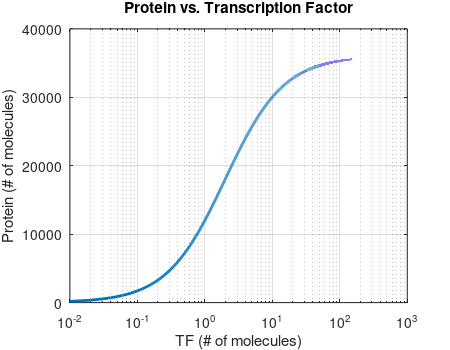

Write the MATLAB code that produced this figure.
%Parameters
p.CN = 17;        % plasmid number  pACYC184 (molecules/cell)
p.d1 = log(2)/3;  % mRNA degradation rate  [1/min]
p.d2 = 0.02;      % degradation rate [1/min]
p.k2 = 8.23;      % translation rate  [1/min]
p.k1 = 1.19;      % transcription rate [1/min]

p.kon = 0.5;       % Binding rate  [ 1/molecules 1/min]
p.koff = 1;    % Unbinding rate [1/min]

p.Kd = p.koff/p.kon;  %Disosiation constant [molecules]

alpha = p.k2 * p.k1 * p.CN / p.d1; % Maximal Expression rate [molecules/min]

%% Hill Function for protein(TF)
% We make a vector of TF in which we want to know how much Protein we
% will get
TF = 0:0.01:1000;
% Calculate how much protein for each TF value
Protein  = alpha ./p.d2 .* (TF ./ (p.Kd+TF));

%% Plot
figure2 = figure('Color',[1 1 1]);
semilogx(TF,Protein,'LineWidth',2);
ylabel({'Protein (# of molecules)'});
xlabel('TF (# of molecules)')
grid on
title('Protein vs. Transcription Factor')
%
%% export to PDF (or png)
figure_width = 4.5;
figure_height = 3.5;
set(gcf,'units','centimeters');
set(gcf,'papersize',[figure_width figure_height]);
set(gcf,'paperposition',[0,0,figure_width,figure_height]);
%print -dpng -painters -r300 'Protein_vs_TF.png';
%print -dpdf -painters -r300 'Protein_vs_TF.pdf'; 